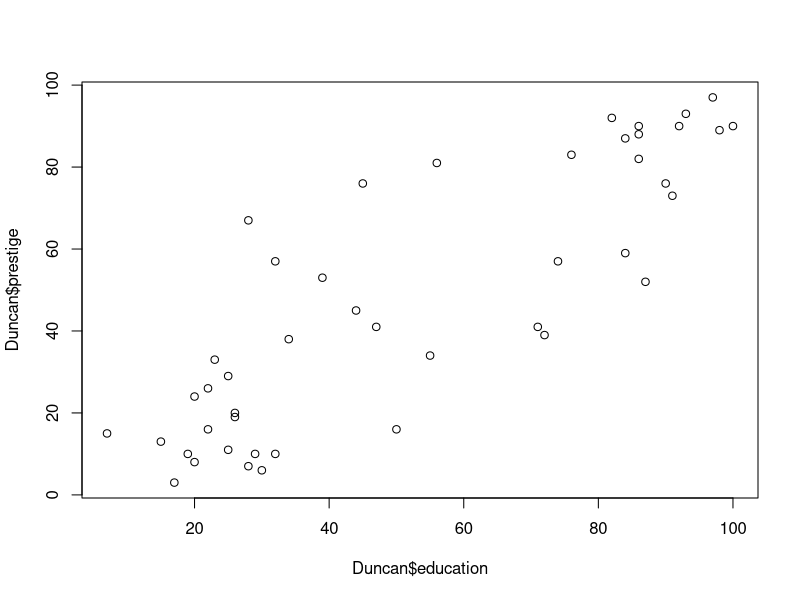
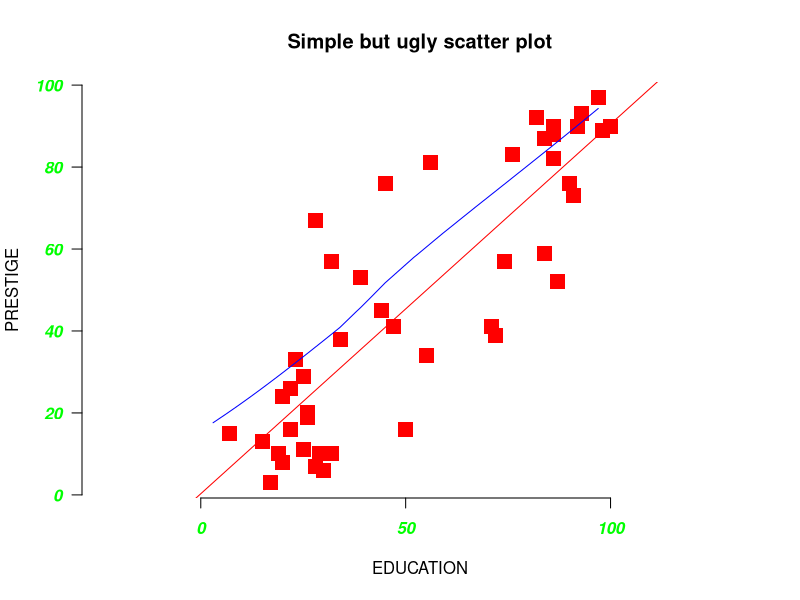
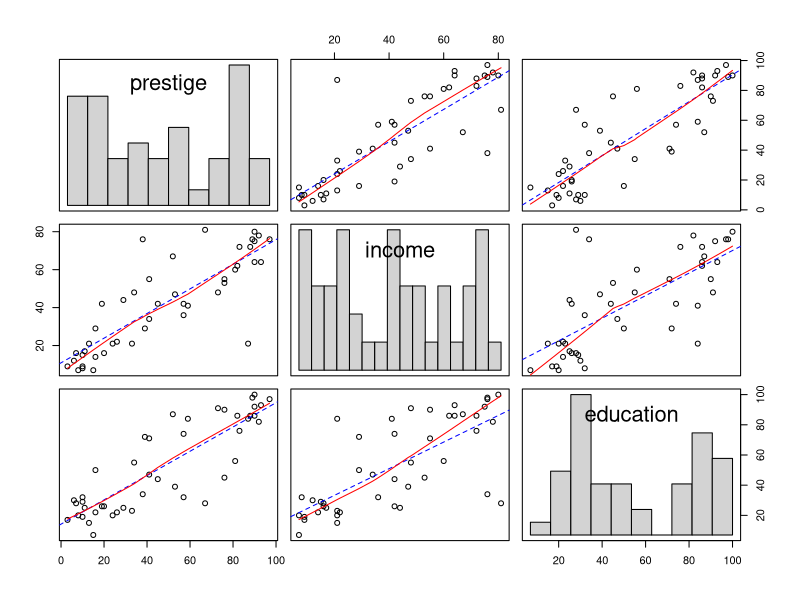
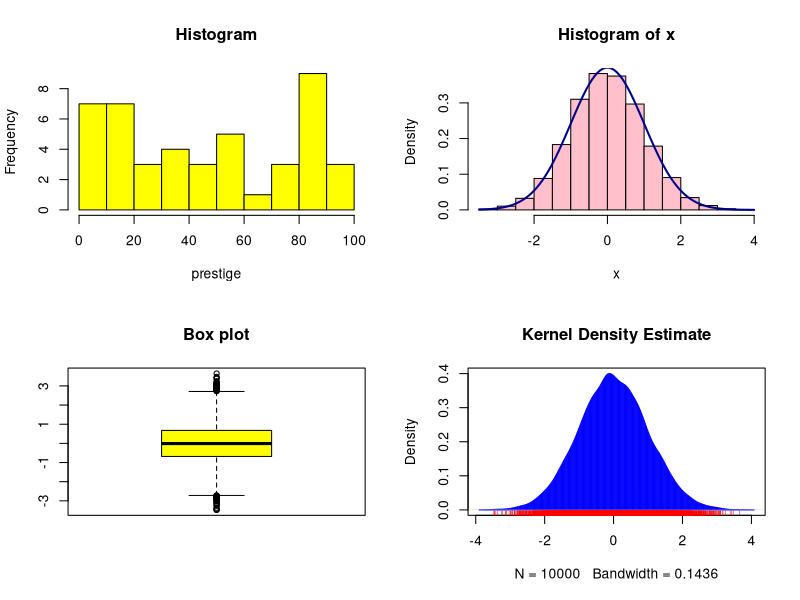

The R source for these figures, in order: (Note: this script raises an error after producing the figures.)
# ---	
# title: "6 - Plots"	
# author: "Joseph Rickert"	
# date: "Wednesday, August 20, 2014"	
# output: html_document	
# ---	
### Basic R Graphics	
# First, let's look at some simple scatter plots. The Duncan data frame has 45 rows and 4 columns. Data on the prestige and other characteristics of 45 U. S. occupations in 1950. 	

library(car)  	# Load the library containing the sample data	
class(Duncan)		# What kind of data structure is Duncan?	
dim(Duncan)			# How big is Duncan? 	
Duncan[1:5,]		# Look at the first five rows of the data frame	
plot(Duncan$education,Duncan$prestige)	


# Now, here is a truly ugly scatter plot. As an exercise, play with the parameters to creating something that is more pleasing to the eye. Here are a few web pages that you may find helpful.	
# http://www.statmethods.net/advgraphs/parameters.html	
# http://www.statmethods.net/graphs/scatterplot.html 	
# http://students.washington.edu/mclarkso/documents/line%20styles%20Ver2.pdf	

attach(Duncan)  	# make variables in data frame available in environment	
#	
plot(education,prestige,	
   main="Simple but ugly scatter plot", #add a title	
	 col="red",                  # Change the color of thepoints	
	 pch=15,                     # Change the symbol to plot  	
   cex=2,                      # Change size of plotting symbol   		
   xlab="EDUCATION",		       # Add a label on the x-axis	
	 ylab="PRESTIGE",            # Add a label on the y-axis	
	 bty="n",                    # Remove the box around the plot	
	 asp=1,                      # Change the y/x aspect ratio see help(plot)	
	 font.axis=4,                # Change axis font to bold italic	
	 col.axis="green",           # Change axia color to green	
	 las=1)                      # Make axis labels parallel to x-axis	
abline(lm(prestige~education), col="red") # regression line (y~x) 	
lines(lowess(prestige,education), col="blue") # lowess line (y~x)	
	
help(par)	

# Here is a nice example of putting multiple plots on a grid.   	

# Build more complicated scatter plots	
pairs(cbind(prestige,income,education),  	# pairs is function that produces a maatrix of scatter plots	
	panel=function(x,y){					# define a function panel for the content of the matrix 	
		points(x,y)							# plot the points	
		abline(lm(y~x), lty=2,col="blue")	# add a linear regression 	
		lines(lowess(x,y),col="red")		# add a nonlinear regression	
		},	
	diag.panel=function(x){					# define a new panel for the diagonals	
		par(new=T)	
		hist(x,main="",axes=F,nclass=12)	# put a histogram on each diagonal	
		}	
)	

# Here are a few more basic plots:	
#     - a simple histogram	
#     - a histogram with normal curve	
#     - a boxplot 	
#     - kernel density plot	

par(mfrow=c(2,2))  						# set up to draw multiple plots on the same chart	
# basic histogram	
hist(Duncan$prestige,xlab="prestige",col = "yellow",main="Histogram")	
#	
x <- rnorm(10000)							# random draw from normal distribution	
                              # plot histogram	
hist(x, freq = FALSE, col = "pink")				
curve(dnorm,								  # plot normal density	
	  col = "dark blue",				# set coor of curve	
	  lwd=2,								    # fill in the area under the curve	
	  add = TRUE)							  # add curve to existing plot	
# 	
boxplot(x,								  	# draw a boxplot	
	    col="yellow",							
		main="Box plot")							
# 	
plot(density(x),							# plot a kernel density estimate	
	 col="blue",							  # set the color	
	 type="h",								  # fill in the curve	
	 main="Kernel Density Estimate")		# add a title	
rug(x,col="red")                            	


## Lattice (trellis) Graphics	
# Lattice graphics are the second major plotting system in R. Plots built with lattice have a very distinctive look, but the real value is the ease of making trellis plots - graphs that display a variable conditioned on an other variable. Some useful websites are:	
# http://www.statmethods.net/advgraphs/trellis.html	
# http://user2007.org/program/presentations/sarkar.pdf   	

### Lattice Histograms	

# Basic histogram	
histogram( ~ prestige | type,  			# Formula to plot variable by a factor	
	         data = Duncan,					# Data set is an input	
			 nint=10,	
             layout = c(3,1), 	
			 aspect = 1,	
             xlab = "Type of Profession")	
	
histogram( ~ income | type, 	
	       data = Duncan,	
		   nint=5,	
           xlab = "Income",  	
		   main= "Hitogram by profession type",	
		   type = "density",	
           panel = function(x, ...) {	
              panel.histogram(x, ...)	
              panel.mathdensity(dmath = dnorm, col = "black",	
                                args = list(mean=mean(x),sd=sd(x)))	
          } )	
#	
# More histograms	
# using singer data	
histogram( ~ height | voice.part, data = singer,	
          xlab = "Height (inches)", type = "density",	
          panel = function(x, ...) {	
              panel.histogram(x, ...)	
              panel.mathdensity(dmath = dnorm, col = "black",	
                                args = list(mean=mean(x),sd=sd(x)))	
          } )	


### Lattice Density plots  	


densityplot( ~ height | voice.part, data = singer, layout = c(2, 4),  	
            xlab = "Height (inches)", bw = 5)  	
	
# Kernel density plot	
densityplot( ~ prestige | type, 	
	        data = Duncan, layout = c(3,1),  	
            xlab = "Income",	
			main= "Kernel Density plot",	
 			bw = 5,					# bandwidth parameter	
			col="dark blue",		# color	
			pch=2					# shape of plot symbol	
			)	


### Lattice Level Plots	

# Level plot	
levelplot(prestige ~ income*education, 	
       cuts = 15,	
       groups =  ,	
       data = Duncan,	
       main = " ",	
       sub = " ",	
       xlab = "income",	
       ylab = "education",	
       colorkey = TRUE,	
       contour = TRUE,	
       #layout = c(1, 1),	
       #xlim = c(, max(x)),	
       #ylim = c(min(y), max(y)),	
       )	
	
#	
# Fancy Level plot	
x <- seq(pi/4, 5 * pi, length.out = 100)	
y <- seq(pi/4, 5 * pi, length.out = 100)	
r <- as.vector(sqrt(outer(x^2, y^2, "+")))	
grid <- expand.grid(x=x, y=y)	
grid$z <- cos(r^2) * exp(-r/(pi^3))	
levelplot(z~x*y, grid, cuts = 50, scales=list(log="e"), xlab="",	
          ylab="", main="Weird Function", sub="with log scales",	
          colorkey = FALSE, region = TRUE)	
#	
# Another level plot	
attach(environmental)	
ozo.m <- loess((ozone^(1/3)) ~ wind * temperature * radiation,	
       parametric = c("radiation", "wind"), span = 1, degree = 2)	
w.marginal <- seq(min(wind), max(wind), length.out = 50)	
t.marginal <- seq(min(temperature), max(temperature), length.out = 50)	
r.marginal <- seq(min(radiation), max(radiation), length.out = 4)	
wtr.marginal <- list(wind = w.marginal, temperature = t.marginal,	
        radiation = r.marginal)	
grid <- expand.grid(wtr.marginal)	
grid[, "fit"] <- c(predict(ozo.m, grid))	
contourplot(fit ~ wind * temperature | radiation, data = grid,	
            cuts = 10, region = TRUE,	
            xlab = "Wind Speed (mph)",	
            ylab = "Temperature (F)",	
            main = "Cube Root Ozone (cube root ppb)")	
detach()	


### Some Miscellaneous Lattice Plots	

# Examples of 3 dimensional scatter plots	
## volcano  ## 87 x 61 matrix	
wireframe(volcano, shade = TRUE,	
          aspect = c(61/87, 0.4),	
          light.source = c(10,0,10))	
#-------------------------------------------------------------------------------------------	
# Wire Frame	
g <- expand.grid(x = 1:10, y = 5:15, gr = 1:2)	
g$z <- log((g$x^g$g + g$y^2) * g$gr)	
wireframe(z ~ x * y, data = g, groups = gr,	
          scales = list(arrows = FALSE),	
          drape = TRUE, colorkey = TRUE,	
          screen = list(z = 30, x = -60))	
	
#---------------------------------------------------------------------------------	
## cloud.table	
cloud(prop.table(Titanic, margin = 1:3),	
      type = c("p", "h"), strip = strip.custom(strip.names = TRUE),	
      scales = list(arrows = FALSE, distance = 2), panel.aspect = 0.7,	
      zlab = "Proportion")[, 1]	
#----------------------------------------------------------------------------------	
	

## GGPLOT2 GRAPHICS	
# ggplot is the third major plotting system for R.It is based on Leland Wilkinson's grammar of graphics. Plots are built in layers.	

# Some useful websites are:	
# http://www.cs.uic.edu/~wilkinson/TheGrammarOfGraphics/GOG.html	
# http://ggplot2.org/	
# http://docs.ggplot2.org/current/	
# http://www.cookbook-r.com/Graphs/	

# Here we illustrate building up a multi-layer plot	

library(ggplot2)	
# Scatter plot	
p <- ggplot(Duncan, aes(income, prestige))  					# data to be plotted	
# p		# This will produce an error since no layers are defined														
layer1 <- geom_point(shape = 2,colour="red")					# First layer specifies kind of plot	
p + layer1							
layer2 <- facet_wrap(~ type)									        # Second layer builds facet plot	
p + layer1 + layer2	
layer3 <- geom_smooth(aes(group=type),method="lm",size=1,se=F)	# Third layer add a regression line	
p + layer1 + layer2 + layer3	
layer4 <- ggtitle("Duncan Prestige Data")						   # Fourth layer add a title	
p + layer1 + layer2 + layer3 + layer4	


### Basic ggplot2 Histogram	

p <- ggplot(Duncan,aes(income))	
p + geom_histogram(binwidth=10)	


### ggplot Scatterplot	

set.seed(1410) # Make the sample reproducible	
dsmall <- diamonds[sample(nrow(diamonds), 500), ]	
p <- ggplot(dsmall, aes(carat, price))	
p + geom_point() + stat_smooth()	
# Same plot with alternate "simple" plot function qplot	


### qplot examples	
# The ggplot2 package also has a function called qplot which is often simpler to use	
# However, it has a different syntax than the ggplot function.	

qplot(carat, price, data = diamonds, geom = c("point", "smooth"))	
	
# Mapping point colour to diamond colour (left), and point shape to cut	
# quality (right).	
qplot(carat, price, data = dsmall, colour = color)	
qplot(carat, price, data = dsmall, shape = cut)	
#	
# Reducing the alpha value from 1/10 (left) to 1/100 (middle) to 1/200	
# (right) makes it possible to see where the bulk of the points lie.	
qplot(carat, price, data = diamonds)	
qplot(carat, price, data = diamonds, alpha = I(1/10))	
qplot(carat, price, data = diamonds, alpha = I(1/100))	
#	
# Smooth curves add to scatterplots of carat vs.\ price. The dsmall	
# dataset (1st) and the full dataset (2nd).	
qplot(carat, price, data = dsmall, geom = c("point", "smooth"))	
#	


